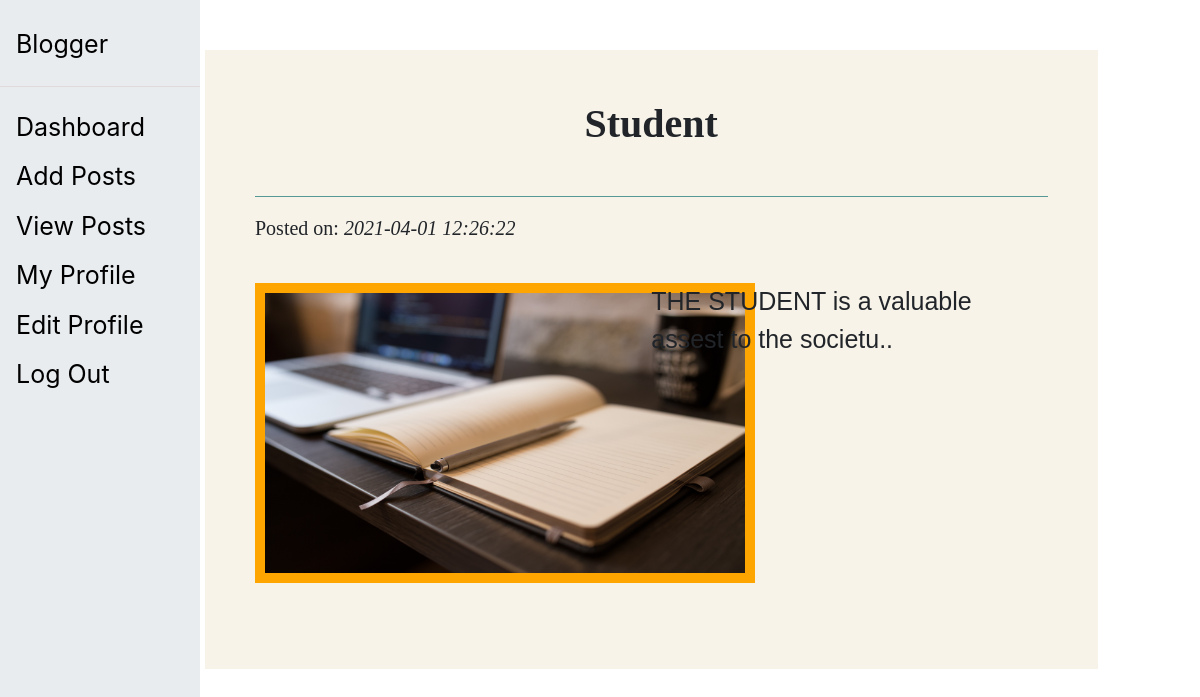
Screenshot of /detail.php?id=1 (signed in) with the database file from the repository.
### tables this page shows
CREATE TABLE `post` (
  `postid` int(20) NOT NULL,
  `title` varchar(100) NOT NULL,
  `description` varchar(2000) NOT NULL,
  `image` varchar(250) DEFAULT NULL,
  `postedon` datetime NOT NULL,
  `email` varchar(200) NOT NULL
);

### detail.php (the view, shortened to what this page needs)
<!DOCTYPE html>
<?php
include "database.php";
include "sidebar.php";
?>
<html lang="en">
<head>
    <link href="bootstrap/css/bootstrap.min.css" rel="stylesheet"/>
</head>
<body>
<div class="row">
<div class="col-md-2">
</div>
<div class="col-md-9">
<div style="background-color:white; height:100%; width:100%; padding-top:50px;">
<div style="background-color:#f7f3e9; height:100%; width:100%; padding:50px 50px 50px 50px;">
<?php
$sql="select * from post where postid='$_GET[id]'";
$result=$conn->query($sql);
function custom_echo($x,$start, $length)
{
  if(strlen($x)<$length)
  {
    echo "<p style='font-family:Arial; font-size:25px; '>".$x."</p>";
  }
  else
  {
    $y=substr($x,$start,$length);
    echo "<p style='font-family:Arial; font-size:25px; '>".$y."</p>";
  }
}
if($result->num_rows>0)
{
    while($row=$result->fetch_assoc())
    {
        echo "<h1 style='font-family:Papyrus;'><center><b>".$row['title']."</b></center></h1><br>";
        echo "<hr size='30px' color='#5eaaa8'>";
        echo "<p style='font-family:Comic Sans MS; font-size:20px; '>Posted on: <i>".$row['postedon']."</i></p><br>";
        echo "<div style='height:320px; width:50%; float:left;'>";
        if($row['image']=="images/.")
        {
            echo "<img src='images/blog.jpg' alt='this is  pic' height='300px' width='500px' style=' border:10px solid orange;'/>";
        }
        else
        {
        echo "<img src='".$row['image']."' alt='this is  pic' height='300px' width='500px'  style=' border:10px solid orange;'/>";
        }
        echo "</div>";
        echo "<div style='height:320px; width:50%; float:left;'>";
        custom_echo($row['description'],0,400);
        echo "</div>";
        echo "<div style='height:100%; width:100%; margin-bottom:50px; float:left; '>";
        echo "</div>";
    }
}
?>
</div>
</div>
</div>
<div class="col-md-1">
</div>
</div>
</body>
</html>

### rows the page displays
post: title "Student", postedon "2021-04-01 12:26:22", description "THE STUDENT is a valuable assest to the societu.."
